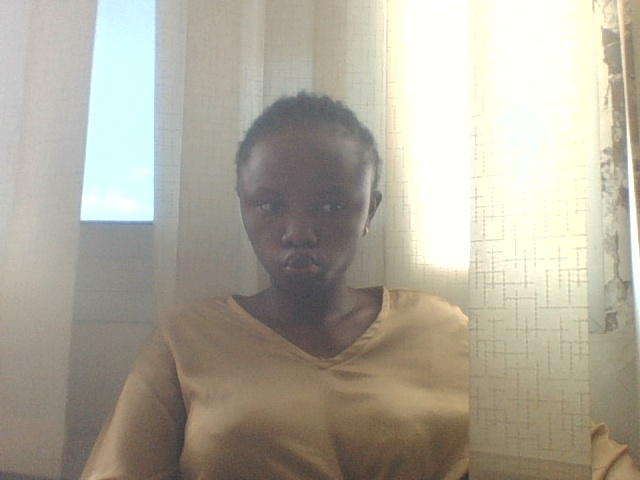
#> input picture data_photos/12345.jpg, 640 x 480 px
$ python -i face_utils.py   (imports and definitions only)
#> lines starting #> are read from the running program, lines starting #| are printed output that depends on the picture
#> further down, picture is the input picture: shape (480, 640, 3); mean B, G, R 155.5, 169.2, 174.2
"""Helpers for face identifiers stored in JSON.

This module is intentionally resilient when OpenCV is not installed yet.
If the runtime is missing cv2, the functions return None instead of crashing
application startup.
"""

try:
    import cv2
except ImportError:  # pragma: no cover - runtime fallback
    cv2 = None

try:
    import numpy as np
except ImportError:  # pragma: no cover - fallback for minimal runtime
    np = None

import os


BASE_DIR = os.path.dirname(os.path.abspath(__file__))


def extract_face_id(frame, cascade=None):
    if cv2 is None or frame is None:
        return None
    gray = cv2.cvtColor(frame, cv2.COLOR_BGR2GRAY) if len(frame.shape) == 3 else frame
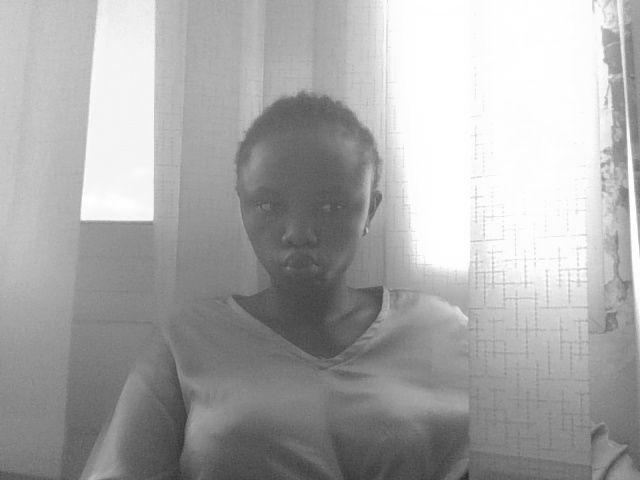
#> gray: shape (480, 640); min 44, max 255, mean 169.2
    if cascade is not None:
        faces = cascade.detectMultiScale(gray, scaleFactor=1.1, minNeighbors=5, minSize=(60, 60))
        if len(faces):
            x, y, width, height = max(faces, key=lambda item: item[2] * item[3])
            gray = gray[y:y + height, x:x + width]
    if gray.size == 0:
        return None
    try:
        gray = cv2.equalizeHist(gray)
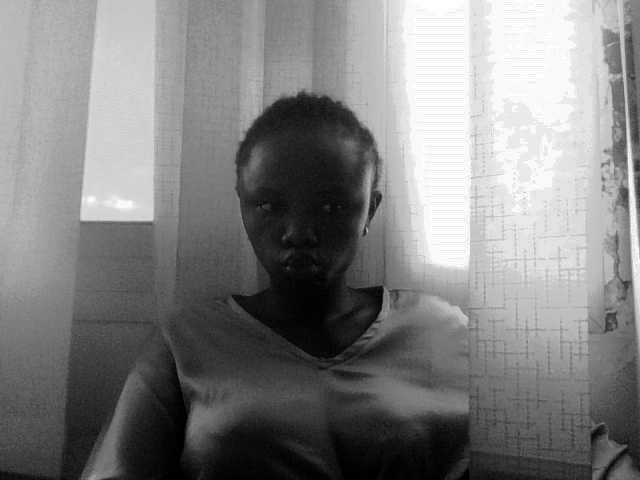
#> gray: shape (480, 640); min 0, max 255, mean 128.9
    except Exception:
        pass
    normalized = cv2.resize(gray, (64, 64), interpolation=cv2.INTER_AREA)
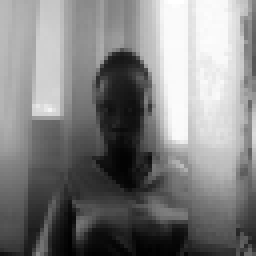
#> normalized: shape (64, 64) (shown 4 times larger); min 0, max 255, mean 128.8
    return normalized.astype("uint8").flatten().tolist()


def extract_face_id_from_path(image_path, cascade=None):
    if cv2 is None or not image_path:
        return None
    try:
        resolved_path = str(image_path).replace("\\", os.sep)
        if not os.path.isabs(resolved_path):
            resolved_path = os.path.join(BASE_DIR, resolved_path)
        if not os.path.exists(resolved_path):
            return None
        img = cv2.imread(resolved_path)
        if img is None:
            return None
        return extract_face_id(img, cascade)
    except Exception:
        return None


def compare_face_ids(left, right, threshold=38.0):
    if cv2 is None or np is None:
        return False, None
    if not left or not right or len(left) != len(right):
        return False, None
    left_array = np.clip(np.asarray(left, dtype="int16"), 0, 255).astype("uint8").reshape(64, 64)
    right_array = np.clip(np.asarray(right, dtype="int16"), 0, 255).astype("uint8").reshape(64, 64)
    distance = float(cv2.norm(left_array, right_array, cv2.NORM_L1) / len(left))
    return distance <= threshold, distance

>>> import cv2
>>> picture = cv2.imread('data_photos/12345.jpg')
>>> result = extract_face_id(picture)
#> result = 4096 values, max 255 at index 42, min 0 at index 4049, mean 128.8
